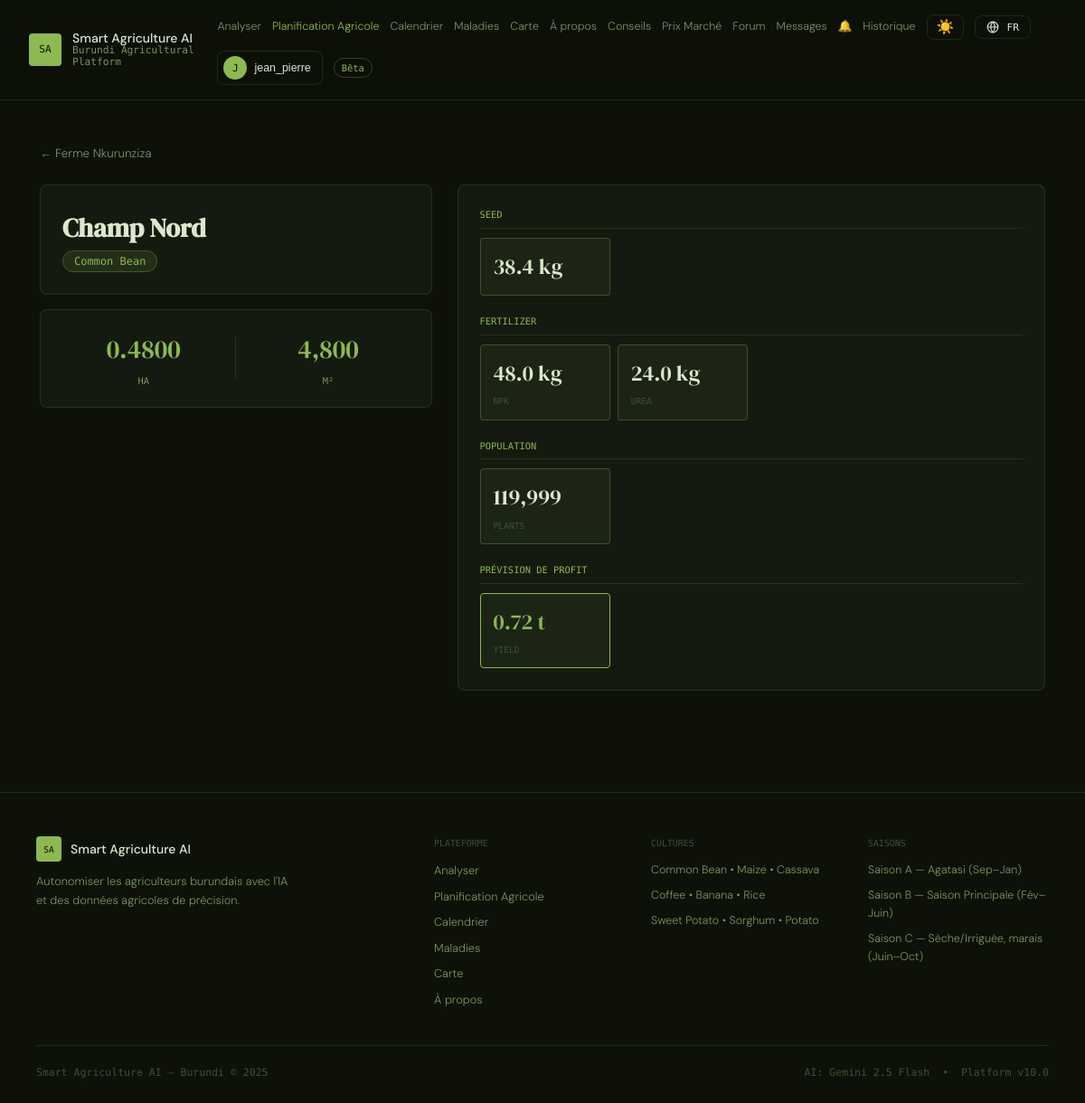
Page /farm/field/1 (signed in) on the committed database.
### models.py (models this page shows, shortened)
class User(UserMixin, db.Model):
    __tablename__ = "users"
    id            = db.Column(db.Integer, primary_key=True)
    username      = db.Column(db.String(64),  unique=True, nullable=False)
    email         = db.Column(db.String(120), unique=True, nullable=False)
    password_hash = db.Column(db.String(256), nullable=False)
    role          = db.Column(db.String(20),  nullable=False, default="farmer")
    language      = db.Column(db.String(5),   nullable=False, default="fr")  # fr | rn | en
    theme         = db.Column(db.String(10),  nullable=False, default="dark") # dark | light
    full_name     = db.Column(db.String(120), nullable=True)
    phone         = db.Column(db.String(30),  nullable=True)
    province      = db.Column(db.String(60),  nullable=True)
    commune       = db.Column(db.String(60),  nullable=True)
    created_at    = db.Column(db.DateTime, default=datetime.utcnow)
    last_login    = db.Column(db.DateTime, nullable=True)
    is_active                = db.Column(db.Boolean, default=True)
    is_verified_professional = db.Column(db.Boolean, default=False)
    analyses      = db.relationship("Analysis", backref="user", lazy=True, cascade="all, delete-orphan")
    farms         = db.relationship("Farm", backref="owner", lazy=True, cascade="all, delete-orphan")
    forum_posts   = db.relationship("ForumPost", backref="author", lazy=True, cascade="all, delete-orphan")
    forum_replies = db.relationship("ForumReply", backref="author", lazy=True, cascade="all, delete-orphan")
    sent_messages = db.relationship("DirectMessage", foreign_keys="DirectMessage.sender_id", backref="sender", lazy=True, cascade="all, delete-orphan")
    recv_messages = db.relationship("DirectMessage", foreign_keys="DirectMessage.receiver_id", backref="receiver", lazy=True)

class Farm(db.Model):
    __tablename__ = "farms"
    id          = db.Column(db.Integer, primary_key=True)
    user_id     = db.Column(db.Integer, db.ForeignKey("users.id"), nullable=False)
    name        = db.Column(db.String(120), nullable=False)
    province    = db.Column(db.String(60),  nullable=True)
    commune     = db.Column(db.String(60),  nullable=True)
    description = db.Column(db.Text,        nullable=True)
    latitude    = db.Column(db.Float,       nullable=True)
    longitude   = db.Column(db.Float,       nullable=True)
    created_at  = db.Column(db.DateTime, default=datetime.utcnow)
    fields      = db.relationship("Field", backref="farm", lazy=True, cascade="all, delete-orphan")

class Field(db.Model):
    __tablename__ = "fields"
    id              = db.Column(db.Integer, primary_key=True)
    farm_id         = db.Column(db.Integer, db.ForeignKey("farms.id"), nullable=False)
    name            = db.Column(db.String(120), nullable=False, default="Field")
    crop            = db.Column(db.String(80),  nullable=True)
    season          = db.Column(db.String(10),  nullable=True)  # A | B | C
    location_method = db.Column(db.String(20),  nullable=True, default="draw")
    length_m        = db.Column(db.Float, nullable=True)
    width_m         = db.Column(db.Float, nullable=True)
    geojson         = db.Column(db.Text,  nullable=True)
    area_m2         = db.Column(db.Float, nullable=True)
    area_ha         = db.Column(db.Float, nullable=True)
    center_lat      = db.Column(db.Float, nullable=True)
    center_lng      = db.Column(db.Float, nullable=True)
    seed_required   = db.Column(db.Float, nullable=True)
    fertilizer_npk  = db.Column(db.Float, nullable=True)
    fertilizer_urea = db.Column(db.Float, nullable=True)
    plant_population= db.Column(db.Integer, nullable=True)
    expected_yield  = db.Column(db.Float, nullable=True)
    expected_revenue= db.Column(db.Float, nullable=True)
    market_price    = db.Column(db.Float, nullable=True)
    risk_level      = db.Column(db.String(20), nullable=True)
    notes           = db.Column(db.Text, nullable=True)
    created_at      = db.Column(db.DateTime, default=datetime.utcnow)

### farm_routes.py (the view)
@farm_bp.route("/field/<int:field_id>")
@login_required
def field_detail(field_id):
    field = Field.query.get_or_404(field_id)
    if field.farm.user_id != current_user.id and not current_user.is_admin:
        flash("Access denied.", "error"); return redirect(url_for("farm.farm_list"))
    req  = CropRequirements.query.filter_by(crop_name=field.crop).first()
    calc = calculate_field(field.area_ha or 0, req)
    return render_template("farm/field_detail.html", field=field, farm=field.farm, calc=calc)

### app.py (called while the page is built)
@login_manager.user_loader
def load_user(uid): return User.query.get(int(uid))

def get_current_lang():
    if current_user.is_authenticated and current_user.language in SUPPORTED_LANGS:
        return current_user.language
    return session.get("lang", DEFAULT_LANG)

def get_current_theme():
    if current_user.is_authenticated and current_user.theme in ("dark","light"):
        return current_user.theme
    return session.get("theme", "dark")

@app.context_processor
def inject_translation():
    lang  = get_current_lang()
    theme = get_current_theme()
    return {"t": lambda key: t(key, lang), "current_lang": lang,
            "lang_names": LANG_NAMES, "supported_langs": SUPPORTED_LANGS,
            "current_theme": theme}

### translations.py (called while the page is built)
def t(key: str, lang: str = DEFAULT_LANG) -> str:
    if lang not in SUPPORTED_LANGS:
        lang = DEFAULT_LANG
    entry = STRINGS.get(key)
    if not entry:
        return key  # untranslated key shown as-is, makes missing strings obvious during dev
    return entry.get(lang) or entry.get(DEFAULT_LANG) or key

### templates/farm/field_detail.html
{% extends "base.html" %}
{% block content %}
<div class="history-detail-header"><a href="{{ url_for('farm.farm_detail',farm_id=farm.id) }}" class="back-link">&larr; {{ farm.name }}</a></div>
<div class="field-detail-layout">
    <div>
        <div class="field-detail-header-card"><h1 class="cal-title" style="font-size:1.8rem">{{ field.name }}</h1>{% if field.crop %}<span class="about-crop-tag">{{ field.crop }}</span>{% endif %}</div>
        <div class="field-area-card"><div class="field-area-item"><span class="field-area-val">{{ "%.4f"|format(field.area_ha or 0) }}</span><span class="field-area-unit">ha</span></div><div class="field-area-divider"></div><div class="field-area-item"><span class="field-area-val">{{ "{:,}".format((field.area_m2 or 0)|int) }}</span><span class="field-area-unit">m²</span></div></div>
    </div>
    {% if calc %}
    <div class="field-calc-results">
        <div class="field-calc-section"><p class="field-calc-section-title">Seed</p><div class="field-calc-grid"><div class="field-calc-item field-calc-item--main"><span class="field-calc-num">{{ calc.seed_kg }} kg</span></div></div></div>
        <div class="field-calc-section"><p class="field-calc-section-title">Fertilizer</p><div class="field-calc-grid"><div class="field-calc-item field-calc-item--main"><span class="field-calc-num">{{ calc.npk_kg }} kg</span><span class="field-calc-label">NPK</span></div><div class="field-calc-item field-calc-item--main"><span class="field-calc-num">{{ calc.urea_kg }} kg</span><span class="field-calc-label">Urea</span></div></div></div>
        <div class="field-calc-section"><p class="field-calc-section-title">Population</p><div class="field-calc-grid"><div class="field-calc-item field-calc-item--main"><span class="field-calc-num">{{ "{:,}".format(calc.total_plants) }}</span><span class="field-calc-label">Plants</span></div></div></div>
        <div class="field-calc-section"><p class="field-calc-section-title">{{ t('map.profit_prediction') }}</p><div class="field-calc-grid">
            <div class="field-calc-item field-calc-item--main" style="border-color:var(--color-green)"><span class="field-calc-num" style="color:var(--color-green)">{{ calc.yield_tons }} t</span><span class="field-calc-label">Yield</span></div>
        </div></div>
    </div>
    {% endif %}
</div>
{% endblock %}

### templates/base.html (shortened to what this page needs)
<!DOCTYPE html>
<html lang="{{ current_lang }}" data-theme="{{ current_theme }}">
<head>
    <link rel="stylesheet" href="{{ url_for('static', filename='css/main.css') }}"/>
</head>
<body>
<header class="site-header">
    <a href="{{ url_for('index') }}" class="logo">
        <span class="logo-mark">SA</span>
        <div class="logo-text">
            <span class="logo-primary">Smart Agriculture AI</span>
            <span class="logo-tag">Burundi Agricultural Platform</span>
        </div>
    </a>
    <nav class="site-nav" id="desktopNav">
        <a href="{{ url_for('index') }}" class="nav-link {% if request.endpoint=='index' %}nav-link--active{% endif %}">{{ t('nav.analyze') }}</a>
        <a href="{{ url_for('farm.farm_list') }}" class="nav-link {% if request.blueprint=='farm' %}nav-link--active{% endif %}">{{ t('nav.farm_planning') }}</a>
        <a href="{{ url_for('calendar') }}" class="nav-link {% if request.endpoint=='calendar' %}nav-link--active{% endif %}">{{ t('nav.calendar') }}</a>
        <a href="{{ url_for('disease_library') }}" class="nav-link {% if request.endpoint=='disease_library' %}nav-link--active{% endif %}">{{ t('nav.diseases') }}</a>
        <a href="{{ url_for('outbreak_map') }}" class="nav-link {% if request.endpoint=='outbreak_map' %}nav-link--active{% endif %}">{{ t('nav.map') }}</a>
        <a href="{{ url_for('about') }}" class="nav-link {% if request.endpoint=='about' %}nav-link--active{% endif %}">{{ t('nav.about') }}</a>
        <a href="{{ url_for('features.planting_advice') }}" class="nav-link {% if request.endpoint=='features.planting_advice' %}nav-link--active{% endif %}">Conseils</a>
        <a href="{{ url_for('features.market') }}" class="nav-link {% if request.endpoint in ['features.market','features.market_post'] %}nav-link--active{% endif %}">Prix Marché</a>
        <a href="{{ url_for('community.forum') }}" class="nav-link {% if request.blueprint=='community' and 'forum' in (request.endpoint or '') %}nav-link--active{% endif %}">Forum</a>
        {% if current_user.is_authenticated %}
        <a href="{{ url_for('community.inbox') }}" class="nav-link {% if request.endpoint in ['community.inbox','community.conversation'] %}nav-link--active{% endif %}" id="inboxLink">
            Messages
        </a>
        <a href="{{ url_for('features.notifications') }}" class="nav-link {% if request.endpoint=='features.notifications' %}nav-link--active{% endif %}" id="notifLink">
            🔔
        </a>
        {% endif %}
        {% if current_user.is_authenticated %}
            <a href="{{ url_for('farm_history') }}" class="nav-link {% if 'history' in (request.endpoint or '') %}nav-link--active{% endif %}">{{ t('nav.history') }}</a>
        {% endif %}
        <button class="nav-theme-btn" id="themeToggleBtn" onclick="toggleTheme()" title="Toggle light/dark mode" aria-label="Toggle theme">
            <span id="themeIcon">{% if current_theme == 'light' %}🌙{% else %}☀️{% endif %}</span>
        </button>
        <div class="nav-lang-menu">
            <button class="nav-lang-btn" id="langMenuBtn" aria-label="Language">
                <svg width="14" height="14" viewBox="0 0 24 24" fill="none" stroke="currentColor" stroke-width="2"><circle cx="12" cy="12" r="10"/><path d="M2 12h20M12 2a15 15 0 0 1 0 20M12 2a15 15 0 0 0 0 20"/></svg>
                <span>{{ current_lang|upper }}</span>
            </button>
        </div>
        {% if current_user.is_authenticated %}
            <div class="nav-user-menu">
                <button class="nav-user-btn" id="userMenuBtn" aria-label="User menu">
                    <span class="nav-user-avatar">{{ current_user.username[0].upper() }}</span>
                    <span class="nav-user-name">{{ current_user.username }}</span>
                </button>
            </div>
        {% else %}
            <a href="{{ url_for('auth_login') }}" class="btn btn--outline nav-auth-btn">{{ t('nav.login') }}</a>
            <a href="{{ url_for('auth_register') }}" class="btn btn--primary nav-auth-btn">{{ t('nav.register') }}</a>
        {% endif %}
        <span class="nav-badge">{{ t('nav.beta') }}</span>
    </nav>
</header>
<main class="site-main">
    {% block content %}{% endblock %}
</main>
<footer class="site-footer">
    <div class="footer-grid">
        <div class="footer-brand">
            <div class="footer-logo">
                <span class="logo-mark logo-mark--sm">SA</span>
                <span class="footer-brand-name">Smart Agriculture AI</span>
            </div>
            <p class="footer-tagline">{{ t('footer.tagline') }}</p>
        </div>
        <div class="footer-col">
            <p class="footer-col-title">{{ t('footer.platform') }}</p>
            <a href="{{ url_for('index') }}" class="footer-link">{{ t('nav.analyze') }}</a>
            <a href="{{ url_for('farm.farm_list') }}" class="footer-link">{{ t('nav.farm_planning') }}</a>
            <a href="{{ url_for('calendar') }}" class="footer-link">{{ t('nav.calendar') }}</a>
            <a href="{{ url_for('disease_library') }}" class="footer-link">{{ t('nav.diseases') }}</a>
            <a href="{{ url_for('outbreak_map') }}" class="footer-link">{{ t('nav.map') }}</a>
            <a href="{{ url_for('about') }}" class="footer-link">{{ t('nav.about') }}</a>
        </div>
        <div class="footer-col">
            <p class="footer-col-title">{{ t('footer.crops') }}</p>
            <span class="footer-text">Common Bean &bull; Maize &bull; Cassava</span>
            <span class="footer-text">Coffee &bull; Banana &bull; Rice</span>
            <span class="footer-text">Sweet Potato &bull; Sorghum &bull; Potato</span>
        </div>
        <div class="footer-col">
            <p class="footer-col-title">{{ t('footer.seasons') }}</p>
            <span class="footer-text">{{ t('season.a') }}</span>
            <span class="footer-text">{{ t('season.b') }}</span>
            <span class="footer-text">{{ t('season.c') }}</span>
        </div>
    </div>
    <div class="footer-bottom">
        <span>Smart Agriculture AI &mdash; Burundi &copy; 2025</span>
        <span class="footer-bottom-right">AI: Gemini 2.5 Flash &nbsp;&bull;&nbsp; Platform v10.0</span>
    </div>
</footer>
</body>
</html>

### rows in the picture
User: username "J", username "jean_pierre"
Farm: name "Ferme Nkurunziza"
Field: name "Champ Nord", crop "Common Bean", area_ha "0.4800", area_m2 "4,800"

### other values in the picture
{{ t('nav.analyze') }} "Analyser"
{{ t('nav.farm_planning') }} "Planification Agricole"
{{ t('nav.calendar') }} "Calendrier"
{{ t('nav.diseases') }} "Maladies"
{{ t('nav.map') }} "Carte"
{{ t('nav.about') }} "À propos"
{{ t('nav.history') }} "Historique"
{{ current_lang|upper }} "FR"
{{ t('nav.beta') }} "Bêta"
{{ calc.seed_kg }} "38.4"
{{ calc.npk_kg }} "48.0"
{{ calc.urea_kg }} "24.0"
{{ "{:,}".format(calc.total_plants) }} "119,999"
{{ t('map.profit_prediction') }} "PRÉVISION DE PROFIT"
{{ calc.yield_tons }} "0.72"
